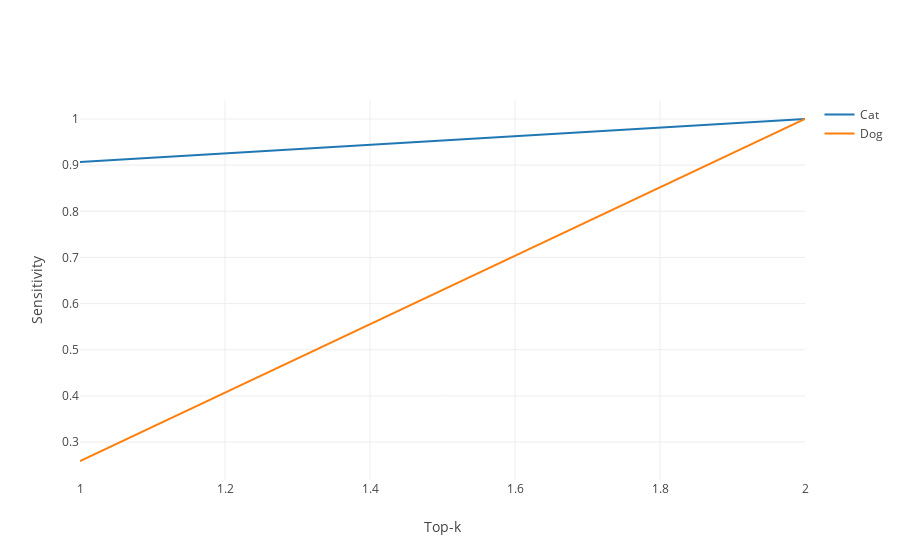

This figure's notebook cell:
### Markdown cell above
Plotting the sensitivity of each class and the global model accuracy:

### Code cell
evaluator.plot_top_k_sensitivity_by_concept()

### Figure 1 — Plotly figure (JSON) as saved in the notebook; plotly's stock layout.template omitted (floating-point values rounded to 4 significant figures)
{"data": [{"mode": "lines", "name": "Cat", "type": "scatter", "uid": "faf7bef2-1d41-4203-81fa-e588db5f9c15", "x": [1, 2], "y": [0.907, 1]}, {"mode": "lines", "name": "Dog", "type": "scatter", "uid": "8d95507f-cc2a-41ed-a8cd-9ebadfe580bc", "x": [1, 2], "y": [0.259, 1]}], "layout": {"xaxis": {"title": {"text": "Top-k"}}, "yaxis": {"title": {"text": "Sensitivity"}}}}
